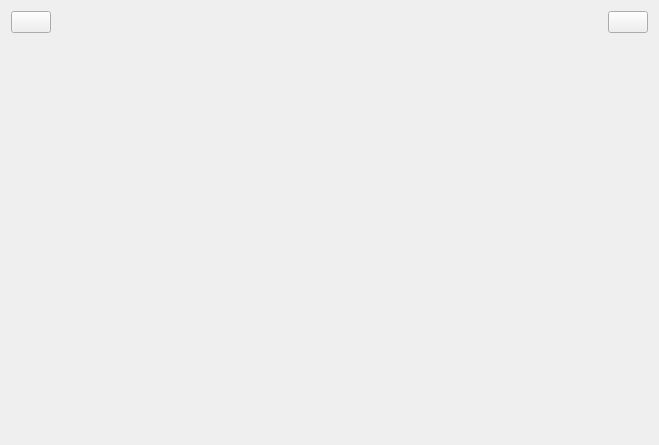
<?xml version="1.0" encoding="UTF-8"?>
<ui version="4.0">
 <class>MasterView</class>
 <widget class="QWidget" name="MasterView">
  <property name="geometry">
   <rect>
    <x>0</x>
    <y>0</y>
    <width>659</width>
    <height>445</height>
   </rect>
  </property>
  <property name="windowTitle">
   <string>MasterView</string>
  </property>
  <layout class="QVBoxLayout" name="verticalLayout">
   <item>
    <layout class="QHBoxLayout" name="horizontalLayout">
     <item>
      <widget class="QPushButton" name="btBack">
       <property name="text">
        <string/>
       </property>
       <property name="icon">
        <iconset resource="res.qrc">
         <normaloff>:/images/back.png</normaloff>:/images/back.png</iconset>
       </property>
      </widget>
     </item>
     <item>
      <spacer name="horizontalSpacer">
       <property name="orientation">
        <enum>Qt::Orientation::Horizontal</enum>
       </property>
       <property name="sizeHint" stdset="0">
        <size>
         <width>40</width>
         <height>20</height>
        </size>
       </property>
      </spacer>
     </item>
     <item>
      <widget class="QLabel" name="labelTitle">
       <property name="text">
        <string/>
       </property>
      </widget>
     </item>
     <item>
      <spacer name="horizontalSpacer_2">
       <property name="orientation">
        <enum>Qt::Orientation::Horizontal</enum>
       </property>
       <property name="sizeHint" stdset="0">
        <size>
         <width>40</width>
         <height>20</height>
        </size>
       </property>
      </spacer>
     </item>
     <item>
      <widget class="QPushButton" name="btLogout">
       <property name="text">
        <string/>
       </property>
       <property name="icon">
        <iconset resource="res.qrc">
         <normaloff>:/images/logout.png</normaloff>:/images/logout.png</iconset>
       </property>
      </widget>
     </item>
    </layout>
   </item>
   <item>
    <widget class="QStackedWidget" name="stackedWidget"/>
   </item>
  </layout>
 </widget>
 <resources>
  <include location="res.qrc"/>
 </resources>
 <connections/>
</ui>
